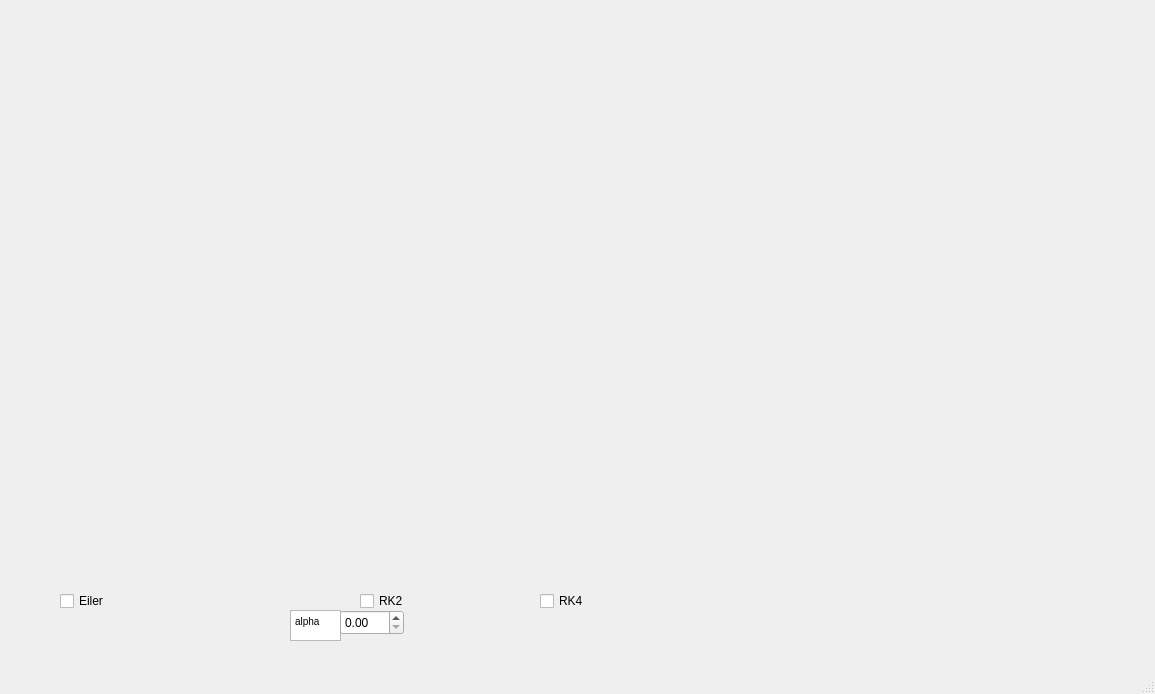
<?xml version="1.0" encoding="UTF-8"?>
<ui version="4.0">
 <class>Task6</class>
 <widget class="QMainWindow" name="Task6">
  <property name="geometry">
   <rect>
    <x>0</x>
    <y>0</y>
    <width>1155</width>
    <height>694</height>
   </rect>
  </property>
  <property name="windowTitle">
   <string>Task6</string>
  </property>
  <widget class="QWidget" name="centralwidget">
   <widget class="QCustomPlot" name="widget" native="true">
    <property name="geometry">
     <rect>
      <x>40</x>
      <y>10</y>
      <width>1101</width>
      <height>571</height>
     </rect>
    </property>
   </widget>
   <widget class="QCheckBox" name="eilerBox">
    <property name="geometry">
     <rect>
      <x>60</x>
      <y>590</y>
      <width>83</width>
      <height>22</height>
     </rect>
    </property>
    <property name="text">
     <string>Eiler</string>
    </property>
   </widget>
   <widget class="QCheckBox" name="rk2Box">
    <property name="geometry">
     <rect>
      <x>360</x>
      <y>590</y>
      <width>83</width>
      <height>22</height>
     </rect>
    </property>
    <property name="text">
     <string>RK2</string>
    </property>
   </widget>
   <widget class="QTextEdit" name="textEdit">
    <property name="geometry">
     <rect>
      <x>290</x>
      <y>610</y>
      <width>51</width>
      <height>31</height>
     </rect>
    </property>
    <property name="html">
     <string>&lt;!DOCTYPE HTML PUBLIC &quot;-//W3C//DTD HTML 4.0//EN&quot; &quot;http://www.w3.org/TR/REC-html40/strict.dtd&quot;&gt;
&lt;html&gt;&lt;head&gt;&lt;meta name=&quot;qrichtext&quot; content=&quot;1&quot; /&gt;&lt;style type=&quot;text/css&quot;&gt;
p, li { white-space: pre-wrap; }
&lt;/style&gt;&lt;/head&gt;&lt;body style=&quot; font-family:'MS Shell Dlg 2'; font-size:7.8pt; font-weight:400; font-style:normal;&quot;&gt;
&lt;p style=&quot; margin-top:0px; margin-bottom:0px; margin-left:0px; margin-right:0px; -qt-block-indent:0; text-indent:0px;&quot;&gt;alpha&lt;/p&gt;&lt;/body&gt;&lt;/html&gt;</string>
    </property>
   </widget>
   <widget class="QDoubleSpinBox" name="alphaSpinBox">
    <property name="geometry">
     <rect>
      <x>340</x>
      <y>610</y>
      <width>64</width>
      <height>25</height>
     </rect>
    </property>
   </widget>
   <widget class="QCheckBox" name="rk4Box">
    <property name="geometry">
     <rect>
      <x>540</x>
      <y>590</y>
      <width>83</width>
      <height>22</height>
     </rect>
    </property>
    <property name="text">
     <string>RK4</string>
    </property>
   </widget>
  </widget>
  <widget class="QMenuBar" name="menubar">
   <property name="geometry">
    <rect>
     <x>0</x>
     <y>0</y>
     <width>1155</width>
     <height>25</height>
    </rect>
   </property>
  </widget>
  <widget class="QStatusBar" name="statusbar"/>
 </widget>
 <customwidgets>
  <customwidget>
   <class>QCustomPlot</class>
   <extends>QWidget</extends>
   <header location="global">qcustomplot.h</header>
   <container>1</container>
  </customwidget>
 </customwidgets>
 <resources/>
 <connections/>
</ui>
